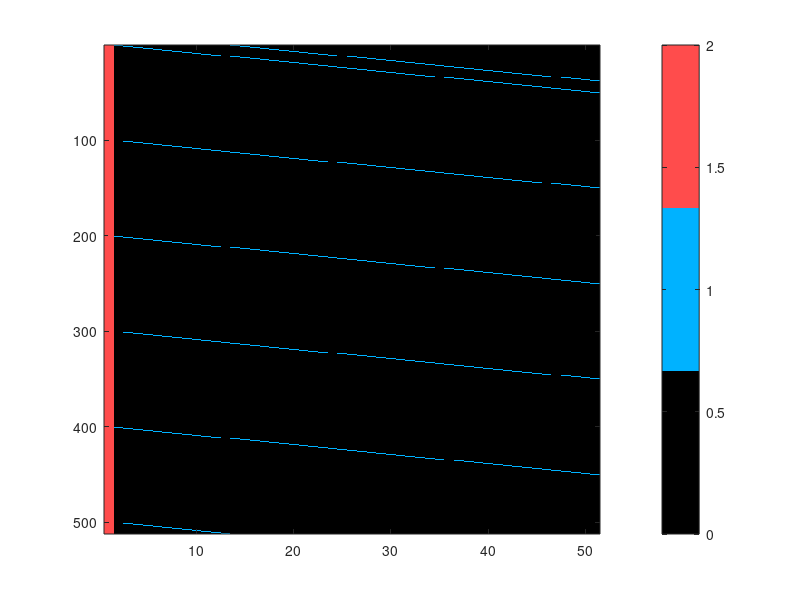

Recreate this plot in MATLAB. (Note: this script raises an error after producing the figure.)
%% Diagonal Checkerboard Pilot/Data Matrix Plot (Standalone)

clear; clc;

%% Manual parameters
pilotSpacing = 100;   % pilot spacing in frequency
pilotShift   = 1;     % shift per OFDM symbol
N            = 512;   % number of subcarriers
nDataOfdmSym = 50;    % number of data symbols (1st = training)

%% Pilot index computation
baseIdx = 1:pilotSpacing:N;

pilotMap = zeros(N, nDataOfdmSym + 1);

pilotMap(:,1) = 2; % full training symbol

for s = 1:nDataOfdmSym
    col   = s + 1;
    shift = (s-1) * pilotShift;

    pilotIdx_s = mod(baseIdx - 1 + shift, N) + 1;
    pilotIdx_s = sort(pilotIdx_s);

    pilotMap(pilotIdx_s, col) = 1;
end

%% Plot
figure;
imagesc(pilotMap);
colormap([
    0 0 0;        % data
    0 0.7 1;      % pilot
    1 0.3 0.3     % training
]);
colorbar('Ticks',[0,1,2], 'TickLabels',{'Data','Pilot','Training'});

xlabel('OFDM Symbol Index');
ylabel('Subcarrier Index');
title(sprintf('Diagonal Pilot/Data Grid (spacing = %d, shift = %d)', ...
              pilotSpacing, pilotShift));

set(gca,'YDir','normal');

%% Save plot in same folder as script
scriptPath = mfilename('fullpath');
scriptDir  = fileparts(scriptPath);

filename = sprintf('pilotGrid_spacing%d_shift%d.png', pilotSpacing, pilotShift);
savePath = fullfile(scriptDir, filename);

saveas(gcf, savePath);

fprintf('Saved plot to: %s\n', savePath);
